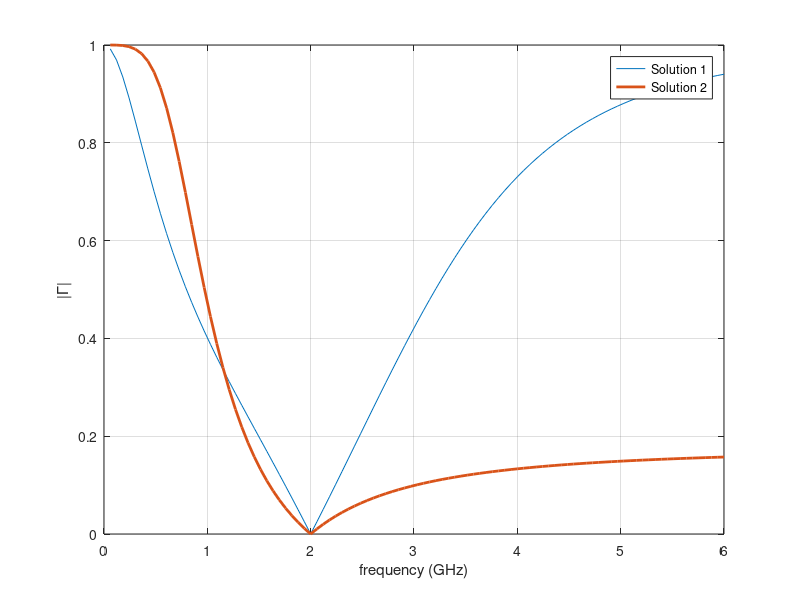

Here is the MATLAB script that generated this plot:
% Magnitude of the reflection coefficient v.s. frequency
% EIE/ENE 450 Applied Communications and Transmission Lines
% Instructor: Watcharapan Suwansantisuk

%-----------------------%
% adjustable parameters %
%-----------------------%
clear all;
f0 = 2 * 10^(9);

B1 = 0.01309307341;
X1 = 42.91287847;

B2 = -0.01309307341;
X2 = -2.912878468;

% a series of RC load
R_load = 35; % (Ohm) resistor at the load
C_load = 1./(2*pi*f0*20); % (F) capacitor in the load

% circuit elements in the matching network
L1 = X1./(2*pi*f0);  % (H) inductor at the matching network (solution 1)
C1 = B1./(2*pi*f0); % (F) capactor at the matching network (solution 1)

C2 = -1./(2*pi*f0*X2); % (F) capactor at the matching network (solution 2)
L2 = -1./(2*pi*f0*B2);  % (H) inductor at the matching network (solution 2)

Z0 = 50; % (Ohm) characteristic impedance
f = linspace(0, 6 * 10^(9));  % (Hz) range of frequencies to plot

%-----------------------%
% program starts here   %
%-----------------------%

ZL = R_load + 1./(j*2*pi*f*C_load);  % load impedance 

% Solution 1
ZC1 = 1./(j*2*pi*f*C1);  % impedance of C in the matching network 
ZL1 = j*2*pi*f*L1;
Zin1 = ( ( ZL + ZL1 ) .* ( ZC1 ) ) ./ ( ZL + ZL1 + ZC1 );  % input impedance
Gamma1 = ( Zin1 - Z0 ) ./ ( Zin1 + Z0 ); % reflection coefficient at the matching network

% Solution 2
ZL2 = j*2*pi*f*L2;
ZC2 = 1./(j*2*pi*f*C2);
Zin2 = ( ( ZL + ZC2 ) .* ( ZL2 ) ) ./ ( ZL + ZL2 + ZC2 );  % impedance of L in the matching network
Gamma2 = ( Zin2 - Z0 ) ./ ( Zin2 + Z0 ); % reflection coefficient at the matching network

plot( f/10^9, abs(Gamma1), ...
      f/10^9, abs(Gamma2), 'Linewidth', 2 );


xlabel('frequency (GHz)');
ylabel('|\Gamma|');
legend('Solution 1', 'Solution 2' );
grid on